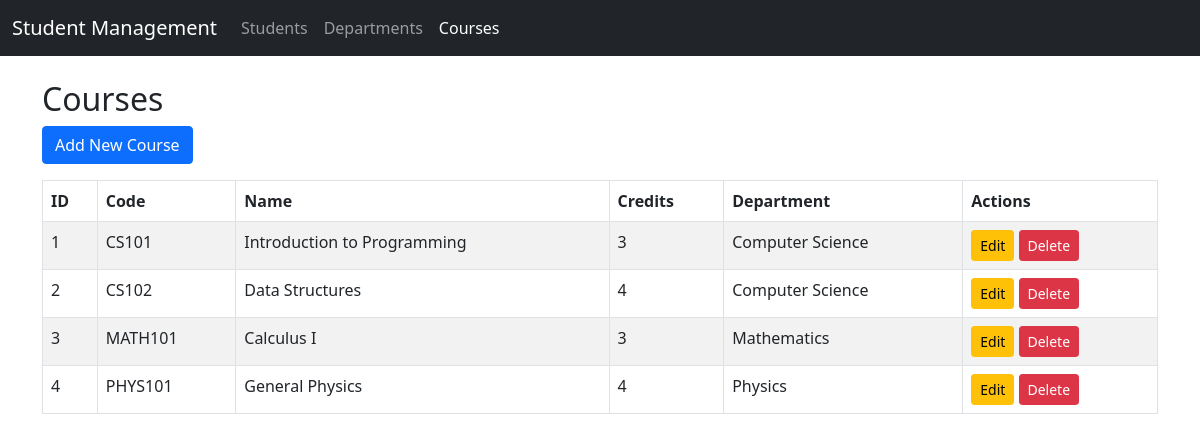
The page /tp_mvc/index.php?controller=course&action=index on the database its author committed.
### tables this page shows
CREATE TABLE courses (
    id INT AUTO_INCREMENT PRIMARY KEY,
    course_code VARCHAR(50) NOT NULL,
    course_name VARCHAR(100) NOT NULL,
    credits INT NOT NULL,
    department_id INT,
    description TEXT,
    FOREIGN KEY (department_id) REFERENCES departments(id)
);

CREATE TABLE departments (
    id INT AUTO_INCREMENT PRIMARY KEY,
    name VARCHAR(100) NOT NULL
);

### tp_mvc/models/Course.php (called while the page is built, shortened)
<?php
require_once 'config/database.php';
class Course {
    private $conn;
    private $table_name = "courses";
    public function __construct() {
        $database = new Database();
        $this->conn = $database->getConnection();
    }
    public function getAll() {
        $query = "SELECT c.*, d.name as department_name
                 FROM " . $this->table_name . " c
                 LEFT JOIN departments d ON c.department_id = d.id
                 ORDER BY c.id";
        $result = $this->conn->query($query);
        return $result;
    }
}
?>

### tp_mvc/config/database.php (called while the page is built, shortened)
<?php
class Database {
    private $host = "localhost";
    private $username = "root";
    private $password = "";
    private $database = "tp8dpboc12025";
    public function getConnection() {
        $this->conn = null;
        try {
            $this->conn = new mysqli($this->host, $this->username, $this->password, $this->database);
        } catch (Exception $e) {
            echo "Connection error: " . $e->getMessage();
        }
        return $this->conn;
    }
}
?>

### tp_mvc/models/Department.php (called while the page is built, shortened)
<?php
require_once 'config/database.php';
class Department {
    public function __construct() {
        $database = new Database();
    }
}
?>

### tp_mvc/controllers/CourseController.php (called while the page is built, shortened)
<?php
require_once 'models/Course.php';
require_once 'models/Department.php';
class CourseController {
    private $course;
    public function __construct() {
        $this->course = new Course();
    }
    public function index() {
        $result = $this->course->getAll();
        include 'views/courses/index.php';
    }
}
?>

### tp_mvc/views/courses/index.php (the view, shortened to what this page needs)
<?php
$activeNav = 'course';
include 'views/layouts/header.php';
?>
<h2>Courses</h2>
<div class="mb-3">
    <a href="index.php?controller=course&action=create" class="btn btn-primary">Add New Course</a>
</div>
<table class="table table-bordered table-striped">
    <thead>
        <tr>
            <th>ID</th>
            <th>Code</th>
            <th>Name</th>
            <th>Credits</th>
            <th>Department</th>
            <th>Actions</th>
        </tr>
    </thead>
    <tbody>
        <?php if($result->num_rows > 0): ?>
            <?php while($row = $result->fetch_assoc()): ?>
                <tr>
                    <td><?php echo $row['id']; ?></td>
                    <td><?php echo $row['course_code']; ?></td>
                    <td><?php echo $row['course_name']; ?></td>
                    <td><?php echo $row['credits']; ?></td>
                    <td><?php echo $row['department_name'] ?? 'N/A'; ?></td>
                    <td>
                        <a href="index.php?controller=course&action=edit&id=<?php echo $row['id']; ?>" class="btn btn-sm btn-warning">Edit</a>
                        <a href="index.php?controller=course&action=delete&id=<?php echo $row['id']; ?>" class="btn btn-sm btn-danger" onclick="return confirm('Are you sure you want to delete this course?')">Delete</a>
                    </td>
                </tr>
            <?php endwhile; ?>
        <?php else: ?>
            <tr>
                <td colspan="6" class="text-center">No courses found</td>
            </tr>
        <?php endif; ?>
    </tbody>
</table>
<?php include 'views/layouts/footer.php'; ?>

### tp_mvc/index.php (shortened to what this page needs)
<?php
require_once 'controllers/CourseController.php';
$controller = isset($_GET['controller']) ? $_GET['controller'] : 'student';
$action = isset($_GET['action']) ? $_GET['action'] : 'index';
try {
    switch($controller) {
        case 'course':
            $controller = new CourseController();
            break;
    }
    if(method_exists($controller, $action)) {
        $controller->$action();
    } else {
        $controller->index();
    }
} catch (Exception $e) {
    echo '<div class="alert alert-danger">';
    echo 'Error: ' . $e->getMessage();
    echo '</div>';
}
?>

### tp_mvc/views/layouts/header.php (shortened to what this page needs)
<!DOCTYPE html>
<html lang="en">
<head>
    <link href="assets/css/bootstrap.min.css" rel="stylesheet">
</head>
<body>
    <nav class="navbar navbar-expand-lg navbar-dark bg-dark">
        <div class="container-fluid">
            <a class="navbar-brand" href="index.php">Student Management</a>
            <div class="collapse navbar-collapse" id="navbarNav">
                <ul class="navbar-nav">
                    <li class="nav-item">
                        <a class="nav-link <?php echo ($activeNav == 'student') ? 'active' : ''; ?>" href="index.php?controller=student&action=index">Students</a>
                    </li>
                    <li class="nav-item">
                        <a class="nav-link <?php echo ($activeNav == 'department') ? 'active' : ''; ?>" href="index.php?controller=department&action=index">Departments</a>
                    </li>
                    <li class="nav-item">
                        <a class="nav-link <?php echo ($activeNav == 'course') ? 'active' : ''; ?>" href="index.php?controller=course&action=index">Courses</a>
                    </li>
                </ul>
            </div>
        </div>
    </nav>
    <div class="container my-4">

### tp_mvc/views/layouts/footer.php (shortened to what this page needs)
    </div>
</body>
</html>

### rows shown on the page
courses: id "1", course_code "CS101", course_name "Introduction to Programming", credits "3", department.name "Computer Science"
courses: id "2", course_code "CS102", course_name "Data Structures", credits "4", department.name "Computer Science"
courses: id "3", course_code "MATH101", course_name "Calculus I", credits "3", department.name "Mathematics"
courses: id "4", course_code "PHYS101", course_name "General Physics", credits "4", department.name "Physics"
